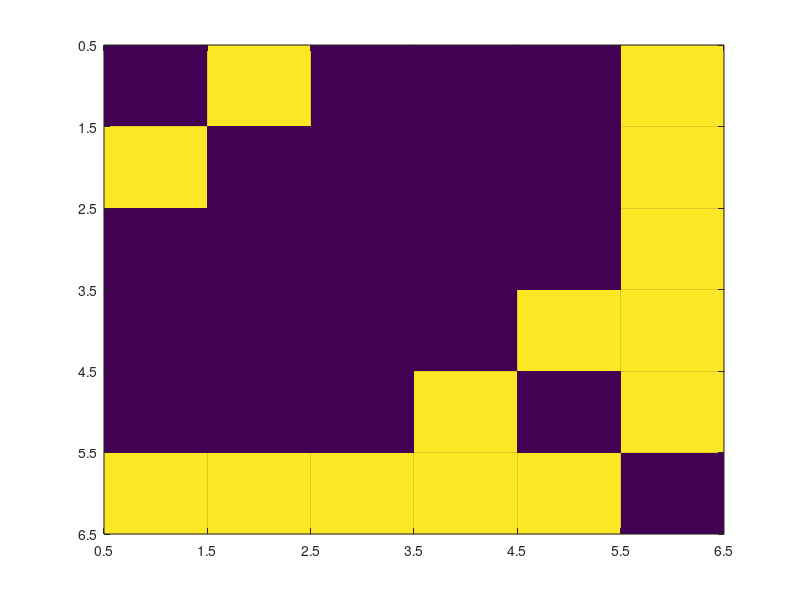

Reproduce this figure in MATLAB. (Note: this script raises an error after producing the figure.)
%% Creating the sample adjacency matrix for thesis project

a = [0 1 0 0 0 1; 1 0 0 0 0 1; 0 0 0 0 0 1; 0 0 0 0 1 1; 0 0 0 1 0 1; 1 1 1 1 1 0];
imagesc(a);
xticks([0.5 1.5 2.5 3.5 4.5 5.5 6.5]);
yticks([0.5 1.5 2.5 3.5 4.5 5.5 6.5]);
grid on;

%%
for index1 = 1:size(VOI,3)
    A = VOI(:,:,index1);
    imwrite(A, horzcat('C:\Users\Avik Mondal\Documents\Carlson Lab\Bone Project Data\Pipeline_Sample_Slices\im',int2str(index1),'.bmp'));
end